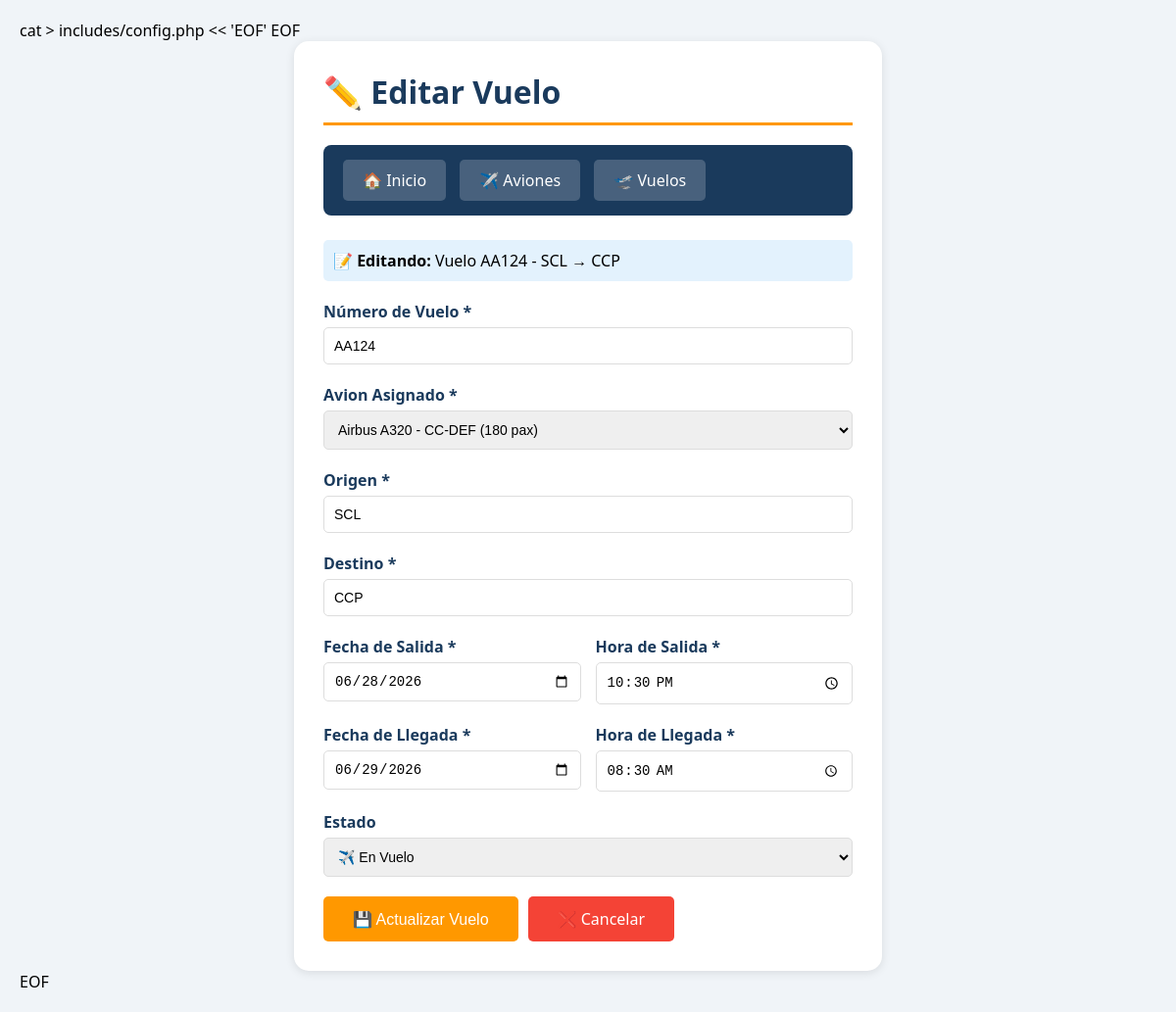
The app's page /vuelos_update.php?id=6 (signed in), older data.
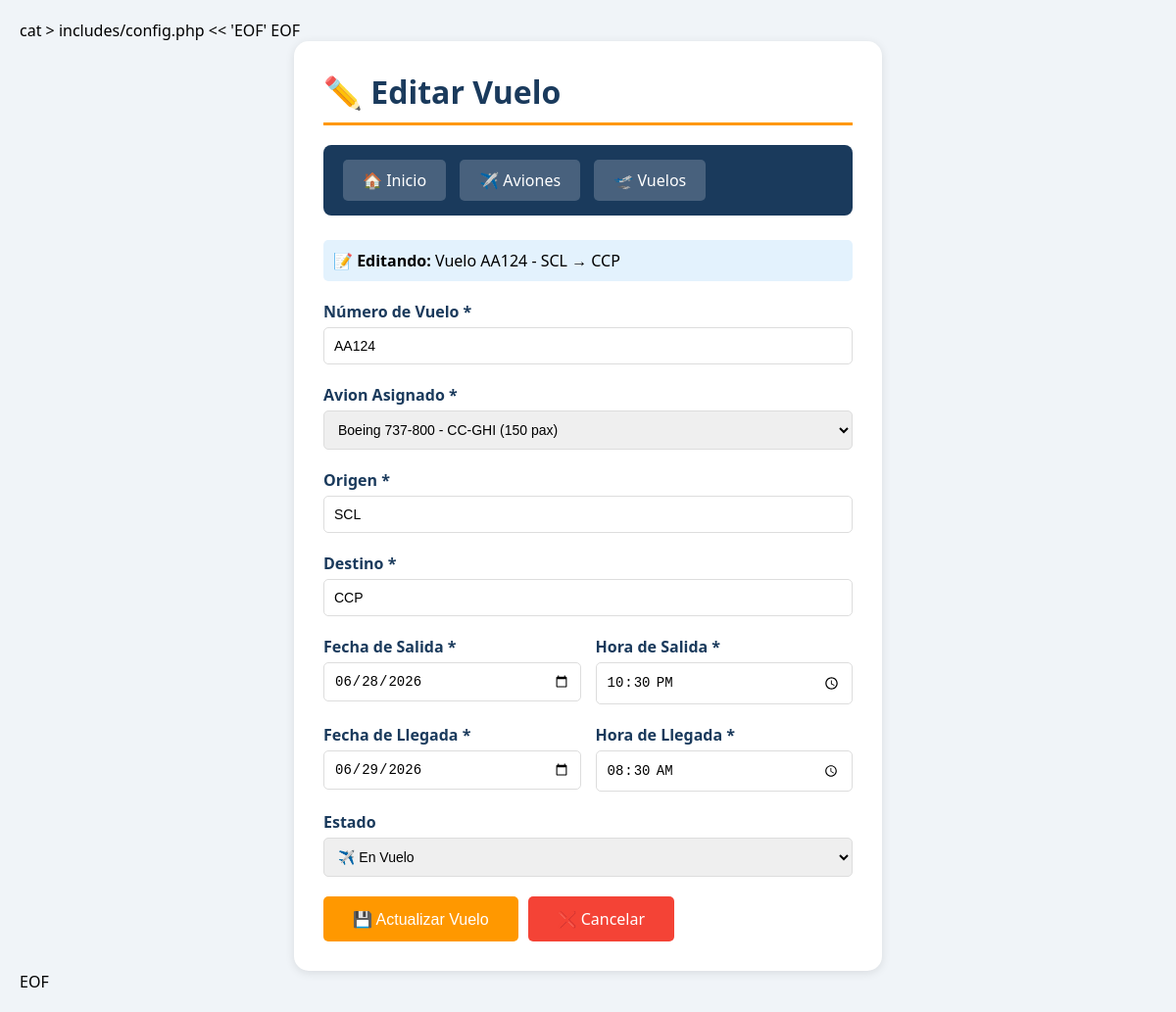
The same page, newer data.
### tables this page shows
CREATE TABLE vuelos (
    id INTEGER PRIMARY KEY AUTOINCREMENT,
    numero_vuelo TEXT UNIQUE NOT NULL,
    avion_id INTEGER NOT NULL,
    origen TEXT NOT NULL,
    destino TEXT NOT NULL,
    hora_salida DATETIME NOT NULL,
    hora_llegada DATETIME NOT NULL,
    estado TEXT DEFAULT 'Programado',
    FOREIGN KEY (avion_id) REFERENCES aviones(id) ON DELETE CASCADE
);

CREATE TABLE aviones (
    id INTEGER PRIMARY KEY AUTOINCREMENT,
    matricula TEXT UNIQUE NOT NULL,
    modelo TEXT NOT NULL,
    fabricante TEXT NOT NULL,
    capacidad INTEGER NOT NULL,
    año_fabricacion INTEGER,
    estado TEXT DEFAULT 'Activo',
    fecha_registro TIMESTAMP DEFAULT CURRENT_TIMESTAMP
);

### includes/db.php (called while the page is built, shortened)
<?php
class Database {
    private static $instance = null;
    private $db;
    private function __construct() {
        $this->dbPath = __DIR__ . '/../database.db';
        try {
            $this->db = new PDO('sqlite:' . $this->dbPath);
            $this->db->setAttribute(PDO::ATTR_ERRMODE, PDO::ERRMODE_EXCEPTION);
            $this->db->setAttribute(PDO::ATTR_DEFAULT_FETCH_MODE, PDO::FETCH_ASSOC);
        } catch (PDOException $e) {
            die("❌ Error de conexión: " . $e->getMessage());
        }
    }
    public static function getInstance() {
        if (self::$instance == null) {
            self::$instance = new Database();
        }
        return self::$instance;
    }
    public function getConnection() {
        return $this->db;
    }
}
?>

### includes/crud.php (called while the page is built, shortened)
<?php
require_once __DIR__ . '/db.php';
class CRUD {
    private $db;
    public function __construct() {
        $this->db = Database::getInstance()->getConnection();
    }
    public function readAllAviones() {
        try {
            $sql = "SELECT * FROM aviones ORDER BY id DESC";
            $stmt = $this->db->query($sql);
            return $stmt->fetchAll();
        } catch (PDOException $e) {
            return [];
        }
    }
    public function readVuelo($id) {
        try {
            $sql = "SELECT v.*, a.modelo as avion_modelo, a.matricula as avion_matricula
                    FROM vuelos v
                    LEFT JOIN aviones a ON v.avion_id = a.id
                    WHERE v.id = ?";
            $stmt = $this->db->prepare($sql);
            $stmt->execute([$id]);
            return $stmt->fetch();
        } catch (PDOException $e) {
            return null;
        }
    }
}
?>

### vuelos_update.php (the view, shortened to what the changed rows need)
<?php
require_once 'includes/config.php';
require_once 'includes/crud.php';
$crud = new CRUD();
$id = (int)$_GET['id'];
$vuelo = $crud->readVuelo($id);
$aviones = $crud->readAllAviones();
$fecha_salida = date('Y-m-d', strtotime($vuelo['hora_salida']));
$hora_salida = date('H:i', strtotime($vuelo['hora_salida']));
$fecha_llegada = date('Y-m-d', strtotime($vuelo['hora_llegada']));
$hora_llegada = date('H:i', strtotime($vuelo['hora_llegada']));
?>
<!DOCTYPE html>
<html lang="es">
<head>
</head>
<body>
    <div class="container">
        <h1>✏️ Editar Vuelo</h1>
        <div class="navbar">
            <a href="index.php">🏠 Inicio</a>
            <a href="aviones_list.php">✈️ Aviones</a>
            <a href="vuelos_list.php">🛫 Vuelos</a>
        </div>
        <div class="info-vuelo">
            <strong>📝 Editando:</strong> Vuelo <?= htmlspecialchars($vuelo['numero_vuelo']) ?> - <?= htmlspecialchars($vuelo['origen']) ?> → <?= htmlspecialchars($vuelo['destino']) ?>
        </div>
        <form method="POST">
            <div class="form-group">
                <label>Número de Vuelo *</label>
                <input type="text" name="numero_vuelo" value="<?= htmlspecialchars($vuelo['numero_vuelo']) ?>" required>
            </div>
            <div class="form-group">
                <label>Avion Asignado *</label>
                <select name="avion_id" required>
                    <?php foreach ($aviones as $avion): ?>
                        <option value="<?= $avion['id'] ?>" <?= $avion['id'] == $vuelo['avion_id'] ? 'selected' : '' ?>>
                            <?= htmlspecialchars($avion['modelo']) ?> - <?= htmlspecialchars($avion['matricula']) ?> (<?= $avion['capacidad'] ?> pax)
                        </option>
                    <?php endforeach; ?>
                </select>
            </div>
            <div class="form-group">
                <label>Origen *</label>
                <input type="text" name="origen" value="<?= htmlspecialchars($vuelo['origen']) ?>" required>
            </div>
            <div class="form-group">
                <label>Destino *</label>
                <input type="text" name="destino" value="<?= htmlspecialchars($vuelo['destino']) ?>" required>
            </div>
            <div class="fila-horarios">
                <div class="form-group">
                    <label>Fecha de Salida *</label>
                    <input type="date" name="fecha_salida" value="<?= $fecha_salida ?>" required>
                </div>
                <div class="form-group">
                    <label>Hora de Salida *</label>
                    <input type="time" name="hora_salida" value="<?= $hora_salida ?>" required>
                </div>
            </div>
            <div class="fila-horarios">
                <div class="form-group">
                    <label>Fecha de Llegada *</label>
                    <input type="date" name="fecha_llegada" value="<?= $fecha_llegada ?>" required>
                </div>
                <div class="form-group">
                    <label>Hora de Llegada *</label>
                    <input type="time" name="hora_llegada" value="<?= $hora_llegada ?>" required>
                </div>
            </div>
            <div class="form-group">
                <label>Estado</label>
                <select name="estado">
                    <option value="En Vuelo" <?= $vuelo['estado'] == 'En Vuelo' ? 'selected' : '' ?>>✈️ En Vuelo</option>
                </select>
            </div>
            <div class="botones">
            </div>
        </form>
    </div>
</body>
</html>

Row changes from the older to the newer data that the page shows:
changed vuelos "AA124": avion_id "Airbus A320 - CC-DEF (180 pax)" → "Boeing 737-800 - CC-GHI (150 pax)"
